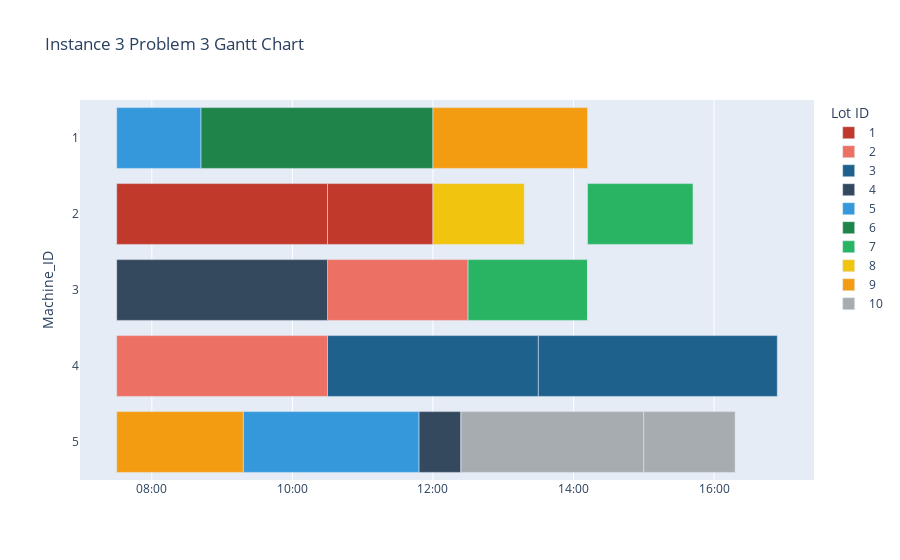

Notebook cell for this chart:
### Markdown cell above
## Plot Gantt Charts

### Code cell
gantt_plot_2_3(x_opt, P, y_opt, instance_no, 3)

### Figure 1 — Plotly figure (JSON) as saved in the notebook; plotly's stock layout.template omitted (floating-point values rounded to 4 significant figures)
{"data": [{"alignmentgroup": "True", "base": ["2000-01-01T07:30:00", "2000-01-01T10:30:00"], "hovertemplate": "Job_ID=1<br>START_TIME=%{base}<br>END_TIME=%{x}<br>Machine_ID=%{y}<extra></extra>", "legendgroup": "1", "marker": {"color": "#C0392B"}, "name": "1", "offsetgroup": "1", "orientation": "h", "showlegend": true, "textposition": "auto", "type": "bar", "x": [10800000, 5400000], "xaxis": "x", "y": ["2", "2"], "yaxis": "y"}, {"alignmentgroup": "True", "base": ["2000-01-01T07:30:00", "2000-01-01T10:30:00"], "hovertemplate": "Job_ID=2<br>START_TIME=%{base}<br>END_TIME=%{x}<br>Machine_ID=%{y}<extra></extra>", "legendgroup": "2", "marker": {"color": "#EC7063"}, "name": "2", "offsetgroup": "2", "orientation": "h", "showlegend": true, "textposition": "auto", "type": "bar", "x": [10800000, 7200000], "xaxis": "x", "y": ["4", "3"], "yaxis": "y"}, {"alignmentgroup": "True", "base": ["2000-01-01T10:30:00", "2000-01-01T13:30:00"], "hovertemplate": "Job_ID=3<br>START_TIME=%{base}<br>END_TIME=%{x}<br>Machine_ID=%{y}<extra></extra>", "legendgroup": "3", "marker": {"color": "#1F618D"}, "name": "3", "offsetgroup": "3", "orientation": "h", "showlegend": true, "textposition": "auto", "type": "bar", "x": [10800000, 12240000], "xaxis": "x", "y": ["4", "4"], "yaxis": "y"}, {"alignmentgroup": "True", "base": ["2000-01-01T07:30:00", "2000-01-01T11:48:00"], "hovertemplate": "Job_ID=4<br>START_TIME=%{base}<br>END_TIME=%{x}<br>Machine_ID=%{y}<extra></extra>", "legendgroup": "4", "marker": {"color": "#34495E"}, "name": "4", "offsetgroup": "4", "orientation": "h", "showlegend": true, "textposition": "auto", "type": "bar", "x": [10800000, 2160000], "xaxis": "x", "y": ["3", "5"], "yaxis": "y"}, {"alignmentgroup": "True", "base": ["2000-01-01T07:30:00", "2000-01-01T09:18:00"], "hovertemplate": "Job_ID=5<br>START_TIME=%{base}<br>END_TIME=%{x}<br>Machine_ID=%{y}<extra></extra>", "legendgroup": "5", "marker": {"color": "#3498DB"}, "name": "5", "offsetgroup": "5", "orientation": "h", "showlegend": true, "textposition": "auto", "type": "bar", "x": [4320000, 9000000], "xaxis": "x", "y": ["1", "5"], "yaxis": "y"}, {"alignmentgroup": "True", "base": ["2000-01-01T08:42:00", "2000-01-01T12:24:00"], "hovertemplate": "Job_ID=6<br>START_TIME=%{base}<br>END_TIME=%{x}<br>Machine_ID=%{y}<extra></extra>", "legendgroup": "6", "marker": {"color": "#1E8449"}, "name": "6", "offsetgroup": "6", "orientation": "h", "showlegend": true, "textposition": "auto", "type": "bar", "x": [11880000, 0], "xaxis": "x", "y": ["1", "5"], "yaxis": "y"}, {"alignmentgroup": "True", "base": ["2000-01-01T12:30:00", "2000-01-01T14:12:00"], "hovertemplate": "Job_ID=7<br>START_TIME=%{base}<br>END_TIME=%{x}<br>Machine_ID=%{y}<extra></extra>", "legendgroup": "7", "marker": {"color": "#28B463"}, "name": "7", "offsetgroup": "7", "orientation": "h", "showlegend": true, "textposition": "auto", "type": "bar", "x": [6120000, 5400000], "xaxis": "x", "y": ["3", "2"], "yaxis": "y"}, {"alignmentgroup": "True", "base": ["2000-01-01T12:00:00", "2000-01-01T14:12:00"], "hovertemplate": "Job_ID=8<br>START_TIME=%{base}<br>END_TIME=%{x}<br>Machine_ID=%{y}<extra></extra>", "legendgroup": "8", "marker": {"color": "#F1C40F"}, "name": "8", "offsetgroup": "8", "orientation": "h", "showlegend": true, "textposition": "auto", "type": "bar", "x": [4680000, 0], "xaxis": "x", "y": ["2", "3"], "yaxis": "y"}, {"alignmentgroup": "True", "base": ["2000-01-01T07:30:00", "2000-01-01T12:00:00"], "hovertemplate": "Job_ID=9<br>START_TIME=%{base}<br>END_TIME=%{x}<br>Machine_ID=%{y}<extra></extra>", "legendgroup": "9", "marker": {"color": "#F39C12"}, "name": "9", "offsetgroup": "9", "orientation": "h", "showlegend": true, "textposition": "auto", "type": "bar", "x": [6480000, 7920000], "xaxis": "x", "y": ["5", "1"], "yaxis": "y"}, {"alignmentgroup": "True", "base": ["2000-01-01T12:24:00", "2000-01-01T15:00:00"], "hovertemplate": "Job_ID=10<br>START_TIME=%{base}<br>END_TIME=%{x}<br>Machine_ID=%{y}<extra></extra>", "legendgroup": "10", "marker": {"color": "#A6ACAF"}, "name": "10", "offsetgroup": "10", "orientation": "h", "showlegend": true, "textposition": "auto", "type": "bar", "x": [9360000, 4680000], "xaxis": "x", "y": ["5", "5"], "yaxis": "y"}], "layout": {"barmode": "overlay", "legend": {"title": {"text": "Lot ID"}, "tracegroupgap": 0}, "title": {"text": "Instance 3 Problem 3 Gantt Chart"}, "xaxis": {"anchor": "y", "domain": [0, 1], "tickformat": "%H:%M", "type": "date"}, "yaxis": {"anchor": "x", "categoryarray": ["5", "4", "3", "2", "1"], "categoryorder": "array", "domain": [0, 1], "title": {"text": "Machine_ID"}}}}
